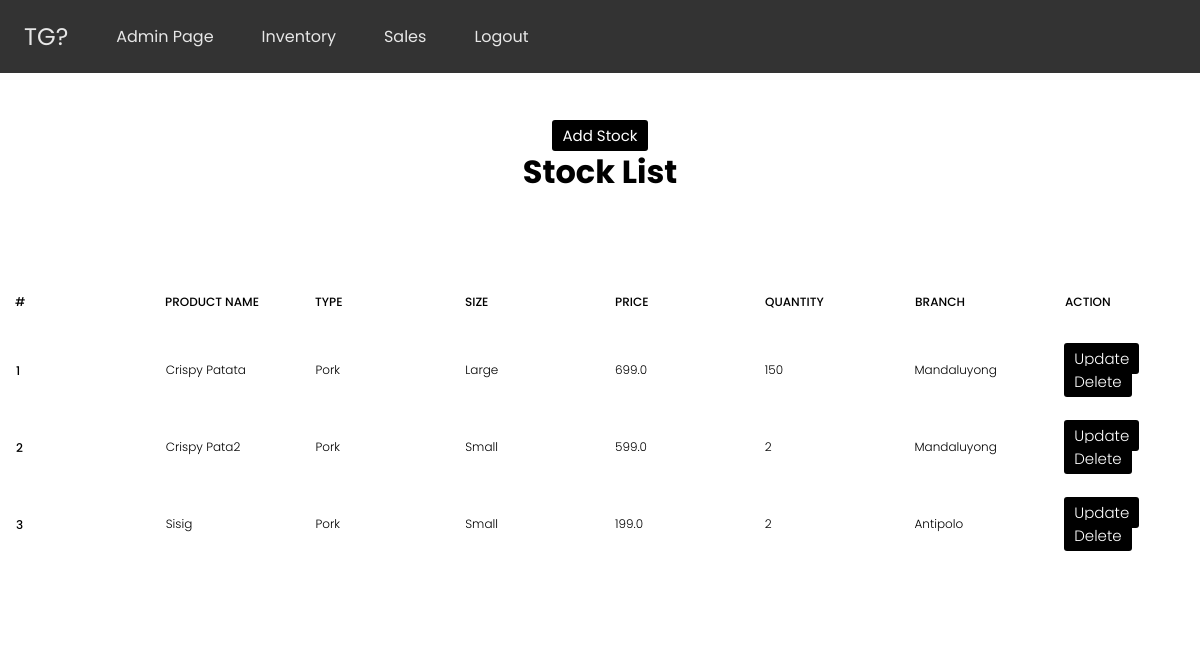
The page /inventory/ (signed in) on the database as committed earlier.
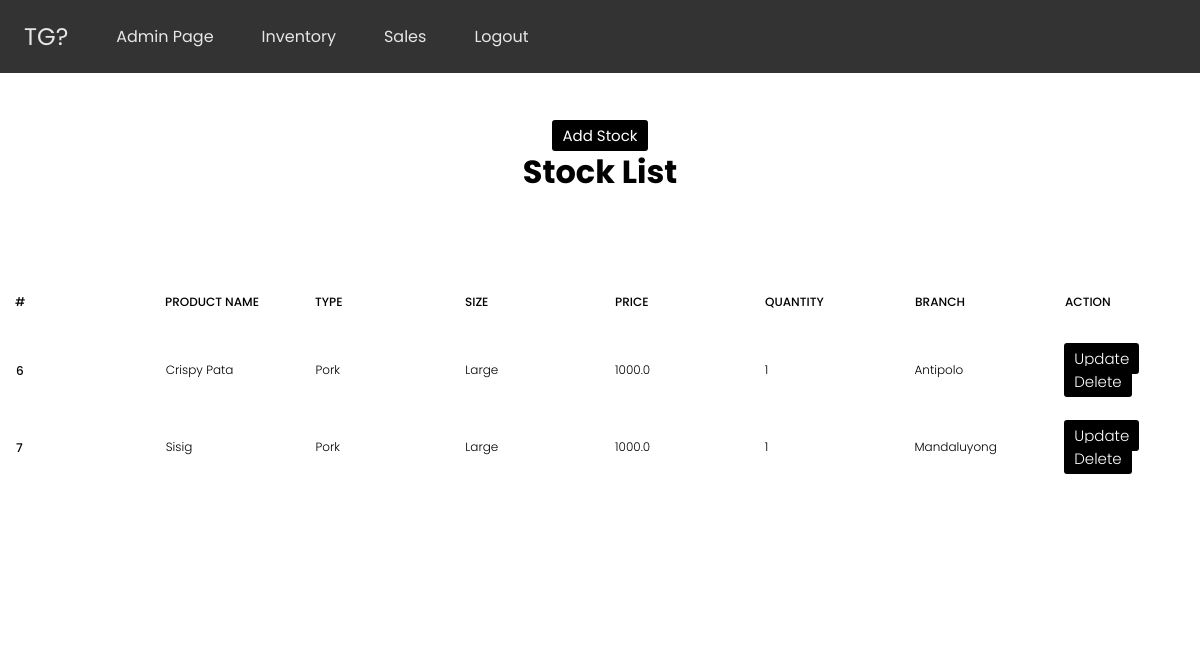
The same page on the database as committed later.
### inventoryapp/models.py (models this page shows, shortened)
class FoodInventory(models.Model):
    branch = models.ForeignKey(Branch, on_delete=models.CASCADE)
    prod_name = models.CharField(max_length=255)
    prod_type = models.ForeignKey(ProdType, on_delete=models.CASCADE)
    size = models.ForeignKey(Size, on_delete=models.CASCADE)
    price = models.FloatField(max_length=10)
    quantity = models.IntegerField()
    image = models.ImageField(upload_to="foods/%Y/%m/%d/")

class ProdType(models.Model):
    prod_type = models.CharField(max_length=50)
    def __str__(self):
        return self.prod_type

class Size(models.Model):
    size = models.CharField(max_length=10)
    def __str__(self):
        return self.size

class Branch(models.Model):
    branch = models.CharField(max_length=50)
    def __str__(self):
        return self.branch

### inventoryapp/views.py (the view)
# urls.py: path('inventory/', views.inventory, name='inventory'),
@login_required(login_url="login")
def inventory(request):
    stocks = FoodInventory.objects.all()
    context = {"stocks": stocks}
    return render(request, "inventoryapp/stocks.html", context)

### inventoryapp/templates/inventoryapp/stocks.html
{% extends 'inventoryapp/base.html' %} {% block content %}
  <div class="container-table">
  <a class="button-link" href="{% url 'createstock' %}">Add Stock</a>
  <h1>Stock List</h1>
  </div>
  <div class="tb-res">
    <div class="tbl-header">
      <table cellpadding="0" cellspacing="0" border="0">
        <thead>
          <tr>
            <th class="hide" scope="col">#</th>
            <th scope="col">Product Name</th>
            <th class="hide" scope="col">Type</th>
            <th class="hide" scope="col">Size</th>
            <th class="hide" scope="col">Price</th>
            <th class="hide" scope="col">Quantity</th>
            <th class="hide" scope="col">Branch</th>
            <th scope="col">Action</th>
          </tr>
        </thead>
      </table>
    </div>
    <div class="tbl-content">
      <table cellpadding="0" cellspacing="0" border="0">
        <tbody>
          <tr>
            {% for i in stocks %}
            <th>{{i.id}}</th>
            <td>{{i.prod_name}}</td>
            <td>{{i.prod_type}}</td>
            <td>{{i.size}}</td>
            <td>{{i.price}}</td>
            <td>{{i.quantity}}</td>
            <td>{{i.branch}}</td>
            <td>
              <a
                class="button-link"
                href="{% url 'updatestock' i.id %}"
                class="crud"
                >Update</a
              >
              <a
                class="button-link"
                href="{% url 'deletestock' i.id %}"
                class="crud"
                >Delete</a
              >
            </td>
          </tr>
        </tbody>
        {% endfor %}
      </table>
    </div>
  </div>
{% endblock %}

### inventoryapp/templates/inventoryapp/base.html (shortened to what this page needs)
{% load static %}
<!DOCTYPE html>
<html lang="en">
<head>
    <link
      rel="stylesheet"
      type="text/css"
      href="{% static 'css/main.css' %}"
      />
</head>
<body>
    <nav class="navbar">
        <a class="brand" href="{% url 'index' %}">TG?</a>
        <ul>
          {% if user.is_authenticated %}
            {% if user.is_staff %}
              <li>
                <a href="{% url 'admin' %}">Admin Page</a>
              </li>
              <li>
                  <a href="{% url 'inventory' %}">Inventory</a>
              </li>
              <li>
                  <a href="{% url 'sales' %}">Sales</a>
              </li>
              <li>
                <a href="{% url 'logout' %}">Logout</a>
              </li>
            {% endif %}
          {% endif %}
        </ul>
    </nav>
    <div class="content">
        {% block content %}
        {% endblock %}
    </div>
</body>
</html>

### static/css/main.css (style rules this page uses)
* { padding: 0; margin: 0; -webkit-box-sizing: border-box; box-sizing: border-box; font-family: "Poppins", "sans-serif"; }
a { text-decoration: none; }
.navbar { background-color: #333333; display: flex; align-items:center; }
.navbar a { color: #e7e7e7; }
.navbar .brand { display: block; padding: 0 24px; font-size: 24px; }
.navbar ul { margin: 0; padding: 0; list-style-type: none; display: flex; align-items:center; justify-content: flex-start; }
.navbar ul li a { color: #e7e7e7; padding: 24px; display: block; }
.container-table .button-link, .tb-res .button-link { appearance: none; outline: 0; background-color: rgb(0, 0, 0); border: 0; padding: 5px 10px; color: #ffffff; border-radius: 3px; width: 150px; cursor: pointer; font-size: 15px; transition-duration: 0.25s; }
.container-table { max-width: 600px; margin: auto; padding: 50px 0; height: 200px; text-align: center; }
table { width:100%; table-layout: fixed; }
.tbl-header { background-color: rgba(255,255,255,0.3); }
.tbl-content { height:300px; overflow-x:auto; margin-top: 0px; border: 1px solid rgba(255, 255, 255, 0.3); }
th { padding: 20px 15px; text-align: left; font-weight: 500; font-size: 12px; color: rgb(0, 0, 0); text-transform: uppercase; }
td { padding: 15px; text-align: left; vertical-align:middle; font-weight: 300; font-size: 12px; color: rgb(0, 0, 0); border-bottom: solid 1px rgba(255,255,255,0.1); }

Rows that differ between the two databases and show on the page:
removed FoodInventory: id "1", prod_name "Crispy Patata", prod_type "Pork", size "Large", price "699.0", quantity "150", branch "Mandaluyong"
removed FoodInventory: id "2", prod_name "Crispy Pata2", prod_type "Pork", size "Small", price "599.0", quantity "2", branch "Mandaluyong"
removed FoodInventory: id "3", prod_name "Sisig", prod_type "Pork", size "Small", price "199.0", quantity "2", branch "Antipolo"
added FoodInventory: id "6", prod_name "Crispy Pata", prod_type "Pork", size "Large", price "1000.0", quantity "1", branch "Antipolo"
added FoodInventory: id "7", prod_name "Sisig", prod_type "Pork", size "Large", price "1000.0", quantity "1", branch "Mandaluyong"
